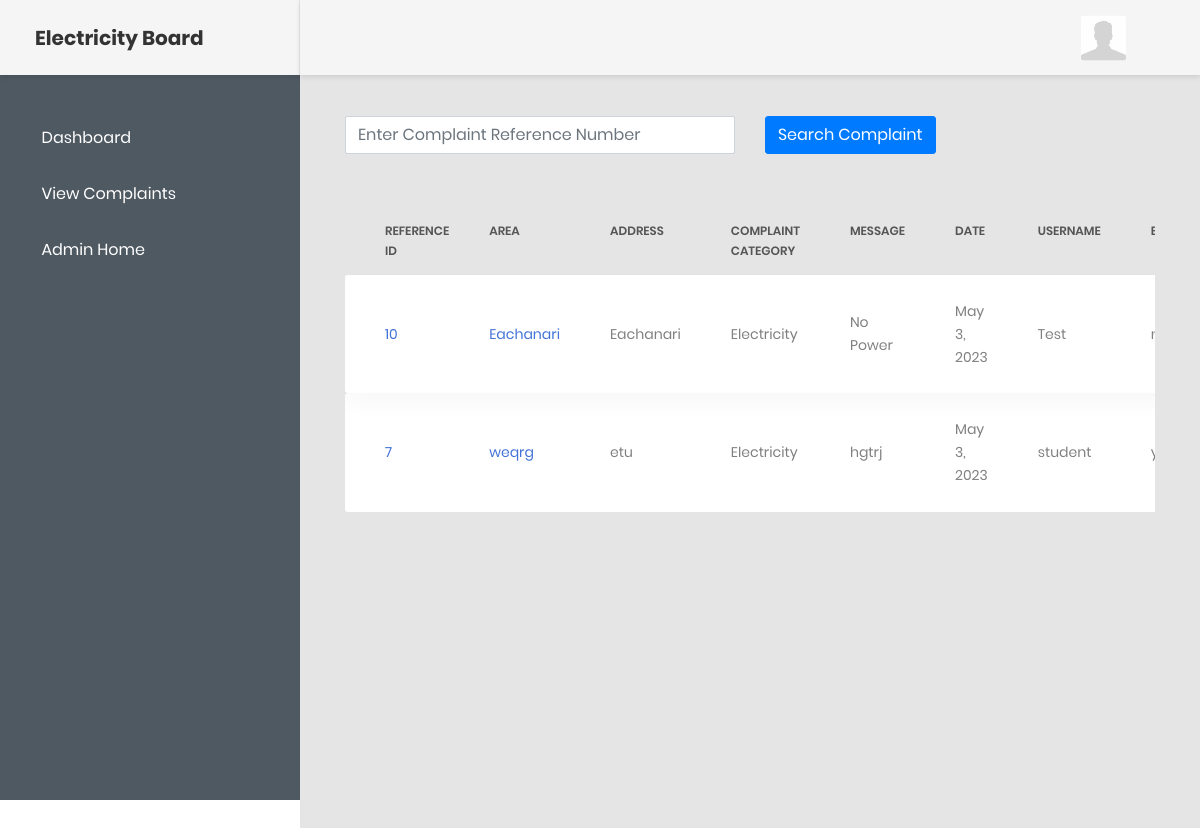
/electricity_complaint/, run on the app's committed database.
### app/models.py (models this page shows, shortened)
class Rise_Complaint(models.Model):
	reference_id = models.IntegerField(primary_key=True)
	public_id = models.ForeignKey(Public_Detail, on_delete=models.CASCADE,null=True)
	area = models.CharField(max_length=300)
	address = models.TextField(max_length=2000)
	service_id = models.ForeignKey(Category_Detail, on_delete=models.CASCADE,null=True,blank=True)
	msg = models.TextField(max_length=2000)
	date = models.DateField(default=timezone.now(),null=True)
	video = models.FileField('Upload Image/Video',upload_to='video/',null=True)
	status= models.CharField(max_length=300)
	initial_status = models.CharField(max_length=300)

### app/views.py (the view, shortened to what this page needs)
# urls.py: path('electricity_complaint/',views.electricity_complaint,name='electricity_complaint'),
def electricity_complaint(request):
    cursor=connection.cursor()
    sql='''SELECT r.reference_id,r.area,r.address,c.category_name,r.msg,r.date,r.video,p.username,p.email,
    p.phone_number,r.status,r.initial_status,c.id from app_category_detail as c INNER JOIN app_rise_complaint as r ON c.id=r.service_id_id
    INNER JOIN app_public_detail as p ON r.public_id_id=p.id where c.category_name='Electricity' GROUP BY r.area, r.service_id_id '''
    res=cursor.execute(sql)
    row=cursor.fetchall()
    return render(request,'electricity_complaints.html',{'row':row})

### app/templates/electricity_complaints.html (shortened to what this page needs)
{% include 'electricity_header.html' %}
<form method="post">{% csrf_token %}
    <div class="row">
    <div class="col-md-6">
    <input type="text" name="search" placeholder="Enter Complaint Reference Number" class="form-control"></div>
   <div class="col-md-5"> <input type="submit" class="btn btn-primary" value="Search Complaint"></div></div>
</form><br><Br>
{% if request.POST.search %}
<div class="table-responsive table-responsive-data2" style="overflow-x:auto !important" >
    <table class="table table-data2" style="overflow-x:auto !important">
        <thead>
            <tr>
                <th>Reference ID</th>
                <th>Area</th>
                <th>Address</th>
                <th>Complaint Category </th>
                <th>Message</th>
                <th>Date</th>
                <th>Username</th>
                <th>Email</th>
                <th>Mobile</th>
                <th>Video</th>
                <th>Status</th>
            </tr>
        </thead>
        <tbody>
        {% for form in detail %}
            <tr class="tr-shadow">
                <td class="desc">{{ form.0 }}</td>
                <td class="desc">{{ form.1 }}</td>
                <td>
                    <span> {{ form.2}} </span>
                </td>
                  <td>
                    <span> {{ form.3}} </span>
                </td>
                <td>
                    <span> {{ form.4}} </span>
                </td>
                <td>
                    <span> {{ form.5}} </span>
                </td>
                <td>
                    <span> {{ form.7}} </span>
                </td>
                <td>
                    <span> {{ form.8}} </span>
                </td>
                <td>
                    <span> {{ form.9}} </span>
                </td>
                 <td>
                    <a href="/media/{{ form.6}}" class="btn btn-success" target="_blank"><i class="fa fa-download"> </i> Video/Image</a></span>
                </td>
                 <td>
                    {% if form.10 == 'Pending' %}
                    <span class="badge badge-warning">{{form.10}}</span>
                    {% elif form.10 == 'Progress' %}
                    <span class="badge badge-info">{{form.10}}</span>
                    {% elif form.10 == 'Completed' %}
                    <span class="badge badge-success">{{form.10}}</span>
                    {% elif form.10 == 'Cancelled' %}
                    <span class="badge badge-danger">{{form.10}}</span>
                    {% endif %}
                   <a href="{% url 'electricity_update' pk=form.1 ids=form.12 %}" class="btn btn-primary"><i class="fa fa-edit"></i> Status </a>
                </td>
            </tr>
            {% empty %}
            <tr class=" alert alert-danger "> No Complaints </tr>
            {% endfor %}
        </tbody>
    </table>
</div>
{% else %}
<div class="table-responsive table-responsive-data2" style="overflow-x:auto !important" >
    <table class="table table-data2" style="overflow-x:auto !important">
        <thead>
            <tr>
                <th>Reference ID</th>
                <th>Area</th>
                <th>Address</th>
                <th>Complaint Category </th>
                <th>Message</th>
                <th>Date</th>
                <th>Username</th>
                <th>Email</th>
            </tr>
        </thead>
        <tbody>
        {% for form in row %}
            <tr class="tr-shadow">
                <td class="desc">{{ form.0 }}</td>
                <td class="desc">{{ form.1 }}</td>
                <td>
                    <span> {{ form.2}} </span>
                </td>
                  <td>
                    <span> {{ form.3}} </span>
                </td>
                <td>
                    <span> {{ form.4}} </span>
                </td>
                <td>
                    <span> {{ form.5}} </span>
                </td>
                <td>
                    <span> {{ form.7}} </span>
                </td>
                <td>
                    <span> {{ form.8}} </span>
                </td>
            </tr>
            {% empty %}
            <tr class=" alert alert-danger "> No Complaints </tr>
            {% endfor %}
        </tbody>
    </table>
</div>
{% endif %}
{% include 'footer.html' %}

### data on the page
Rise_Complaint: reference_id "10", form "Eachanari", form "Electricity", msg "No Power", date "May 3, 2023", form "Test"
Rise_Complaint: form "7", area "weqrg", address "etu", form "Electricity", msg "hgtrj", date "May 3, 2023", form "student"
